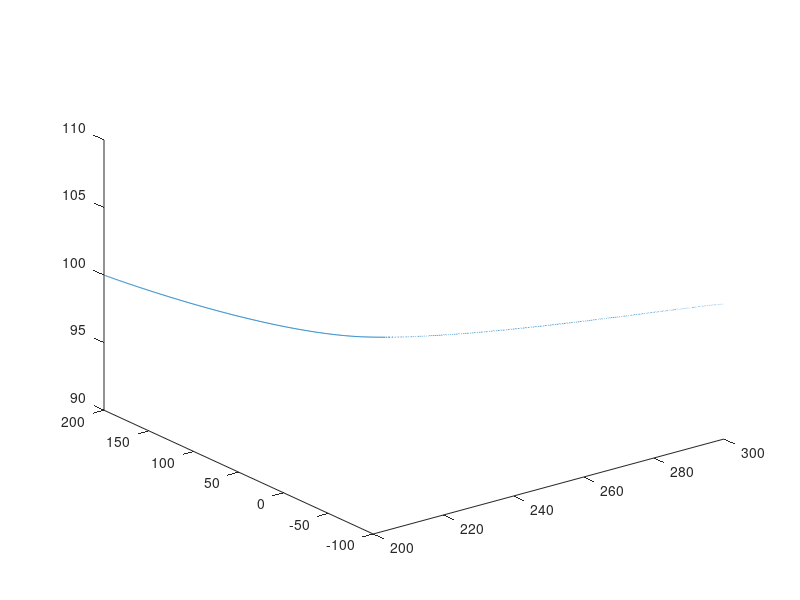

Source code (MATLAB):
fileID = fopen('points.txt', 'r');
formatSpec = '%f %f %f ';
sizeA = [3 1200];
A = fscanf(fileID, formatSpec, sizeA);
fclose(fileID);

A = A';

[m,n] = size(A);

x = A(1:m, 1);
y = A(1:m, 2);
z = A(1:m, 3);

figure 
plot3(x, y, z)


